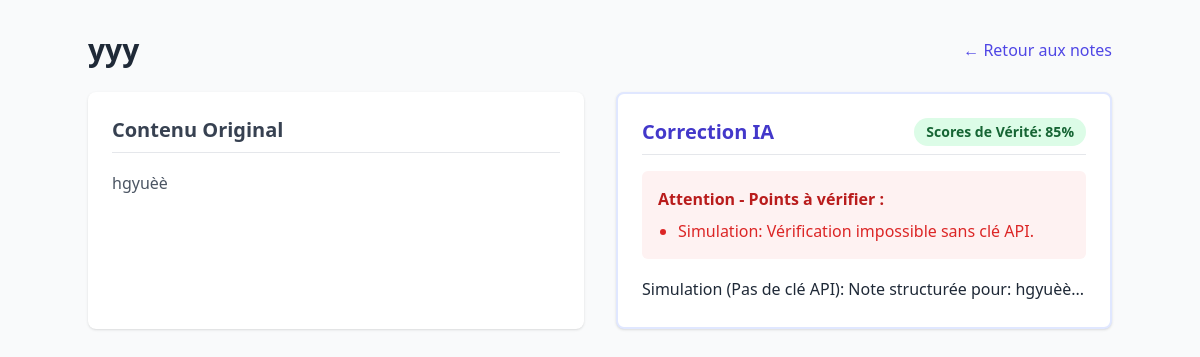
Page /notes/1/ (signed in) on the committed database.
### notes/models.py (models this page shows, shortened)
class Note(models.Model):
    user = models.ForeignKey(settings.AUTH_USER_MODEL, on_delete=models.CASCADE)
    title = models.CharField(max_length=200)
    original_content = models.TextField()
    corrected_content = models.TextField(blank=True, null=True)
    truth_score = models.IntegerField(default=0, help_text="Score from 0 to 100")
    issues = models.JSONField(blank=True, null=True, help_text="List of detected truth/accuracy issues")
    created_at = models.DateTimeField(auto_now_add=True)
    updated_at = models.DateTimeField(auto_now=True)

### notes/views.py (the view)
# urls.py: path('<int:note_id>/', views.note_detail, name='note_detail'),
@login_required
def note_detail(request, note_id):
    note = get_object_or_404(Note, id=note_id, user=request.user)
    return render(request, 'notes/note_detail.html', {'note': note})

### notes/templates/notes/note_detail.html (shortened to what this page needs)
{% load static tailwind_tags %}
<!DOCTYPE html>
<html lang="fr">
<head>
    {% tailwind_css %}
    <script src="https://cdn.tailwindcss.com"></script>
</head>
<body class="bg-gray-50 font-sans p-8">
    <div class="max-w-5xl mx-auto">
        <div class="mb-6 flex justify-between items-center">
            <h1 class="text-3xl font-bold text-gray-800">{{ note.title }}</h1>
            <a href="{% url 'note_list' %}" class="text-indigo-600 hover:text-indigo-800">← Retour aux notes</a>
        </div>
        <div class="grid grid-cols-1 lg:grid-cols-2 gap-8">
            <div class="bg-white p-6 rounded-lg shadow">
                <h2 class="text-xl font-bold mb-4 text-gray-700 border-b pb-2">Contenu Original</h2>
                <div class="prose max-w-none text-gray-600">
                    {{ note.original_content|linebreaks }}
                </div>
            </div>
            <div class="bg-white p-6 rounded-lg shadow border-2 border-indigo-100">
                <div class="flex justify-between items-center border-b pb-2 mb-4">
                    <h2 class="text-xl font-bold text-indigo-700">Correction IA</h2>
                    <span
                        class="px-3 py-1 rounded-full text-sm font-bold {% if note.truth_score > 80 %}bg-green-100 text-green-800{% elif note.truth_score > 50 %}bg-yellow-100 text-yellow-800{% else %}bg-red-100 text-red-800{% endif %}">
                        Scores de Vérité: {{ note.truth_score }}%
                    </span>
                </div>
                {% if note.issues %}
                <div class="mb-4 bg-red-50 p-4 rounded-md">
                    <h3 class="font-bold text-red-700 mb-2">Attention - Points à vérifier :</h3>
                    <ul class="list-disc pl-5 space-y-1 text-red-600">
                        {% for issue in note.issues %}
                        <li>{{ issue }}</li>
                        {% endfor %}
                    </ul>
                </div>
                {% endif %}
                <div class="prose max-w-none text-gray-800">
                    {{ note.corrected_content|linebreaks }}
                </div>
            </div>
        </div>
    </div>
</body>
</html>

### rows in the picture
Note: title "yyy", original_content "hgyuèè", truth_score "85", corrected_content "Simulation (Pas de clé API): Note structurée pour: hgyuèè..."

### other values in the picture
{{ issue }} "Simulation: Vérification impossible sans clé API."
